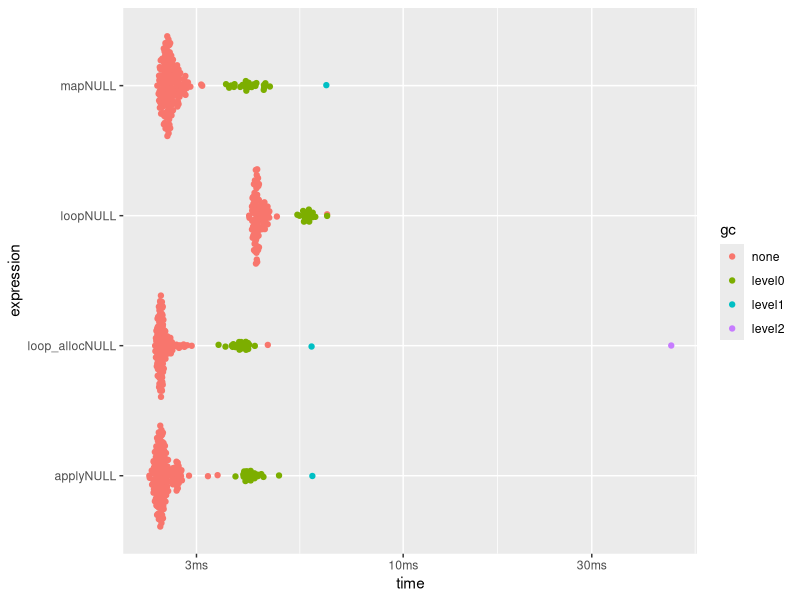
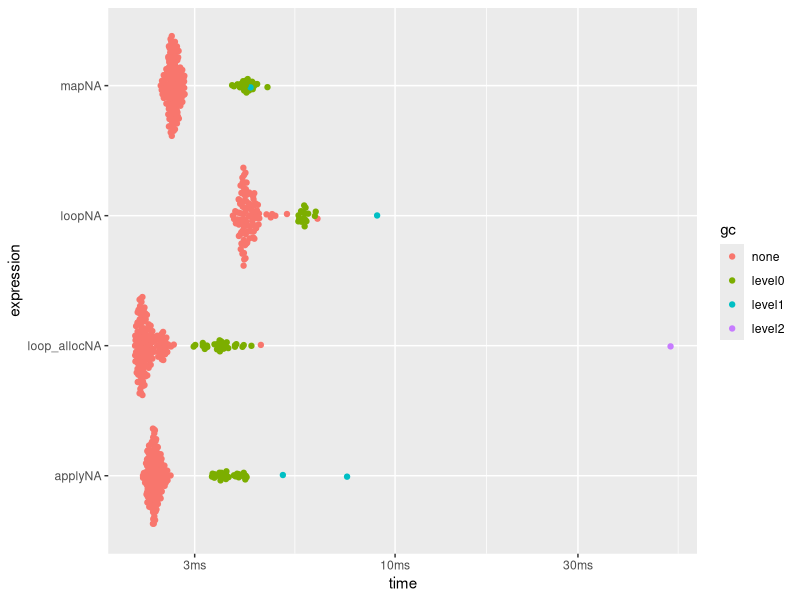

Source code (R) for these figures, in order:
## ---- chunk 1
library(purrr)
library(bench)
n <- 1e4
x <- 1:n
f <- function(x) NULL
g <- function(x) NA

# unallocated list NULL
lf <- function(x) {
  out <- vector(mode = "list")
  for (i in x) {
    out[i] <- list(f(i))
  }
  out
}

# allocated list NULL
laf <- function(x) {
  out <- vector(mode = "list", length = length(x))
  for (i in x) {
    out[i] <- list(f(i))
  }
  out
}

# unallocated list NA
lfna <- function(x) {
  out <- vector(mode = "list")
  for (i in x) {
    out[i] <- g(i)
  }
  out
}

# allocated list NA
lafna <- function(x) {
  out <- vector(mode = "list", length = length(x))
  for (i in x) {
    out[i] <- g(i)
  }
  out
}
## ---- chunk 2
marknull <- mark(applyNULL = lapply(x, f), 
     mapNULL  = map(x, f),
     loopNULL  = lf(x),
     loop_allocNULL  = laf(x))

marknull


markna <- mark(applyNA = lapply(x, g), 
     mapNA  = map(x, g),
     loopNA  = lfna(x),
     loop_allocNA  = lafna(x))

markna
## ---- chunk 3
plot(marknull)
plot(markna)
